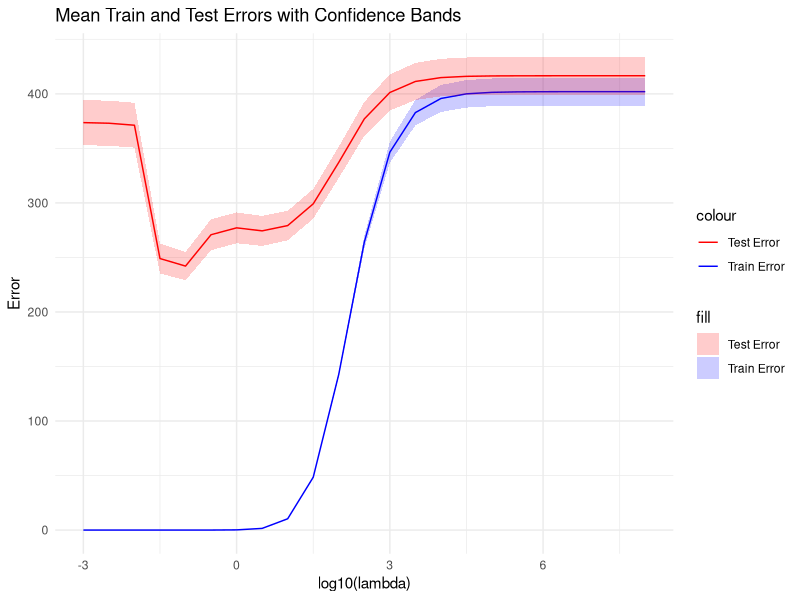
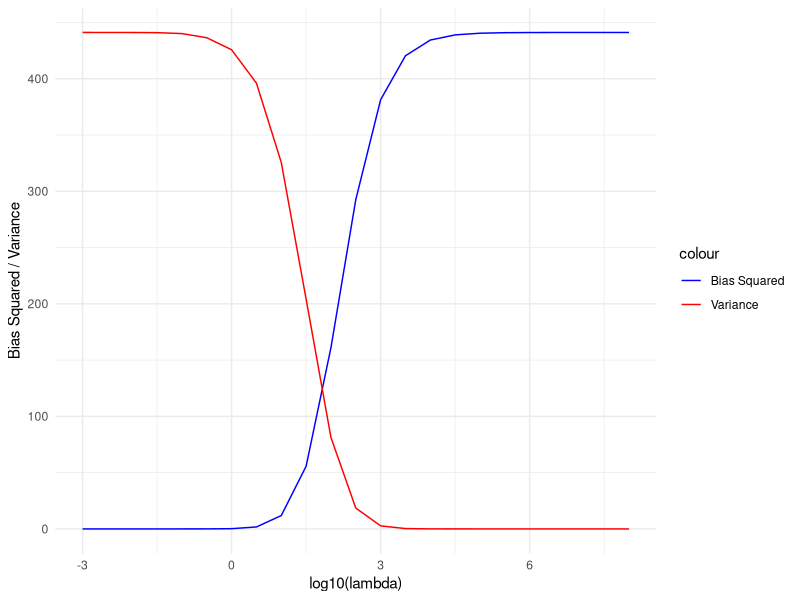
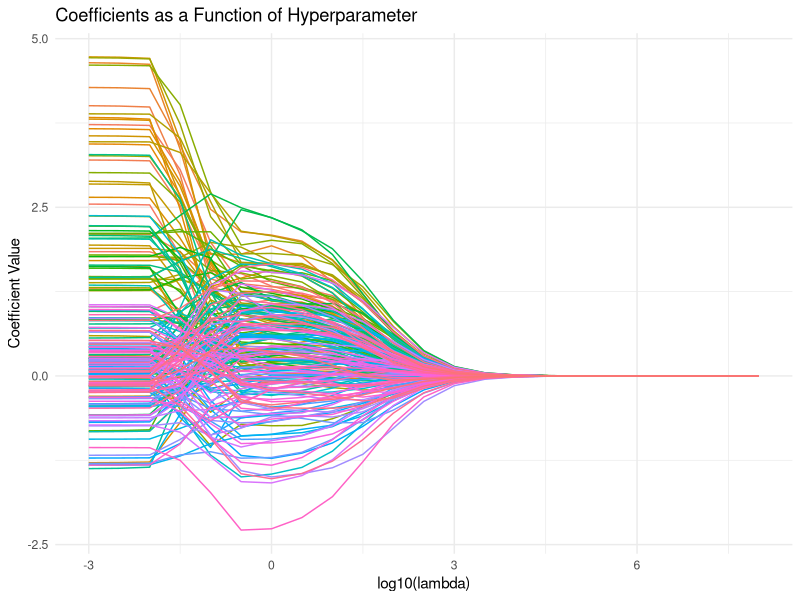

These charts were generated, in order, by the following R code:
## ---- chunk 1
# Load required libraries
library(glmnet)
library(caret)
library(ggplot2)
library(reshape2)


# Set the seed for reproducibility
set.seed(123)

# Define the number of observations and relevant features
num_features_total <- 200
num_examples_total <- 100

num_trials <- 100
prop_relevant_features <- 0.5
prop_train_examples <- 0.7
ci_level <- 0.95

# Define a range of regularization parameters
lambda_seq <- 10^seq(-3, 8, by = 0.5)

# Create empty matrices to store the results
train_errors <- matrix(0, nrow = num_trials, ncol = length(lambda_seq))
test_errors <- matrix(0, nrow = num_trials, ncol = length(lambda_seq))

num_relevant_features <- prop_relevant_features * num_features_total
num_train_examples <- prop_train_examples * num_examples_total 


# Perform the trials
for (i in 1:num_trials) {
  # Generate the feature matrix
  X <- matrix(rnorm(num_features_total * num_examples_total), ncol = num_features_total)
  
  # Generate the true coefficients
  true_coefficients <- c(rep(2, num_relevant_features), rep(0, (num_features_total - num_relevant_features)))
  
  # Generate the target variable
  y <- X %*% true_coefficients + rnorm(num_examples_total)
  
  # Convert data to a dataframe
  data <- data.frame(y, X)
  
  # Split the data into training and testing sets
  train_index <- createDataPartition(data$y, p = prop_train_examples, list = FALSE)
  train_data <- data[train_index, ]
  test_data <- data[-train_index, ]
 
   # Create an empty matrix to store the coefficients
  coefficients <- matrix(0, nrow = length(lambda_seq), ncol = dim(train_data[, -1])[2])
  
  # Lists to store the errors for this trial
  trial_train_errors <- vector("numeric", length(lambda_seq))
  trial_test_errors <- vector("numeric", length(lambda_seq))
  bias_squared <- vector("numeric", length(lambda_seq))
  variance <- vector("numeric", length(lambda_seq))
  
  # Perform Ridge regression for each lambda value
  for (j in seq_along(lambda_seq)) {
    # Train the Ridge model
    ridge_model <- glmnet(x = as.matrix(train_data[, -1]), y = train_data$y, alpha = 0, lambda = lambda_seq[j])
    
    # Make predictions on the training set
    train_predictions <- predict(ridge_model, newx = as.matrix(train_data[, -1]))
    
    # Compute the training error
    trial_train_errors[j] <- mean((train_data$y - train_predictions)^2)
    
    # Make predictions on the test set
    test_predictions <- predict(ridge_model, newx = as.matrix(test_data[, -1]))
    
    # Compute the test error
    trial_test_errors[j] <- mean((test_data$y - test_predictions)^2)
    
    # Compute the bias squared
    bias_squared[j] <- mean((train_predictions - train_data$y)^2)
    
    # Compute the variance
    variance[j] <- mean((train_predictions - mean(train_predictions))^2)
    
    # Store the coefficients for this lambda value
    coefficients[j, ] <- coef(ridge_model)[-1]
  }
  
  
  # Store the errors for this trial in the matrices
  train_errors[i, ] <- trial_train_errors
  test_errors[i, ] <- trial_test_errors
}

# Calculate the mean and standard deviation of the train and test errors
mean_train_errors <- apply(train_errors, 2, mean)
mean_test_errors <- apply(test_errors, 2, mean)
sd_train_errors <- apply(train_errors, 2, sd)
sd_test_errors <- apply(test_errors, 2, sd)

# Create a data frame with lambda and errors
error_data <- data.frame(lambda = lambda_seq, TrainError = mean_train_errors, TestError = mean_test_errors, TrainSE = sd_train_errors, TestSE = sd_test_errors)

## ---- chunk 2
# Plot the train and test errors with confidence bands
ggplot(error_data,aes(x = log10(lambda))) +
  geom_line(aes(y = TrainError, color = "Train Error")) +
  geom_ribbon(aes(ymin = TrainError - qnorm(0.5*(1 + ci_level)) * TrainSE/sqrt(num_trials - 1), ymax = TrainError + qnorm(0.5*(1 + ci_level)) * TrainSE/sqrt(num_trials - 1), fill = "Train Error"), alpha = 0.2) +
  geom_line(aes(y = TestError, color = "Test Error")) +
  geom_ribbon(aes(ymin = TestError - qnorm(0.5*(1 + ci_level)) * TestSE/sqrt(num_trials - 1), ymax = TestError + qnorm(0.5*(1 + ci_level)) * TestSE/sqrt(num_trials - 1), fill = "Test Error"), alpha = 0.2) +
  scale_color_manual(values = c("Train Error" = "blue", "Test Error" = "red")) +
  scale_fill_manual(values = c("Train Error" = "blue", "Test Error" = "red")) +
  labs(x = "log10(lambda)", y = "Error", title = "Mean Train and Test Errors with Confidence Bands") +
  theme_minimal() 
## ---- chunk 3
# Create a data frame with lambda and bias/variance
bias_variance_data <- data.frame(lambda = lambda_seq, BiasSquared = bias_squared, Variance = variance)

# Plot the bias squared and variance
ggplot(bias_variance_data, aes(x = log10(lambda))) +
  geom_line(aes(y = BiasSquared, color = "Bias Squared")) +
  geom_line(aes(y = Variance, color = "Variance")) +
  scale_color_manual(values = c("Bias Squared" = "blue", "Variance" = "red")) +
  labs(x = "log10(lambda)", y = "Bias Squared / Variance") +
  theme_minimal()
## ---- chunk 4
# Create a data frame with lambda and coefficients
coefficients_data <- data.frame(lambda = lambda_seq, coefficients)

# Melt the data frame to long format for plotting
melted_coefficients <- reshape2::melt(coefficients_data, id.vars = "lambda")

# Plot the coefficients as a function of the hyperparameter
ggplot(melted_coefficients, aes(x = log10(lambda), y = value, color = variable)) +
  geom_line() +
  labs(x = "log10(lambda)", y = "Coefficient Value", title = "Coefficients as a Function of Hyperparameter") +
  theme_minimal() +
theme(legend.position = "none")

